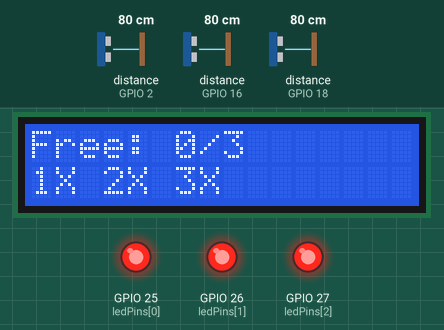
Bench run of a sketch on a simulated ESP32. On the bench: 16×2 character LCD, output pins drawn as LEDs (lit = HIGH). Wiring (from diagram.json): 3 × ultrasonic range finder: trigger GPIO 5, echo GPIO 18 / trigger GPIO 4, echo GPIO 2 / trigger GPIO 17, echo GPIO 16. The inputs (shaded band) are chosen by the test bench; at power-on: distance to the obstacle (sensors on GPIO 2, GPIO 16, GPIO 18) 80 cm. The echo pulse lasts 58.3 µs per cm; pins used as bus, display or sensor lines are not drawn; what the sketch prints to the serial monitor is not drawn.

Above: at 3.2 s.
3.3 s: distance to the obstacle (sensor on GPIO 2) set to 97 cm
5.3 s: distance to the obstacle (sensor on GPIO 2) set to 105 cm
At 6.7 s:
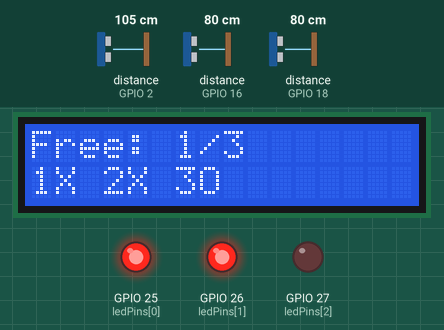
7.7 s: distance to the obstacle (sensor on GPIO 16) set to 96 cm
9.5 s: distance to the obstacle (sensor on GPIO 16) set to 104 cm
At 10.7 s:
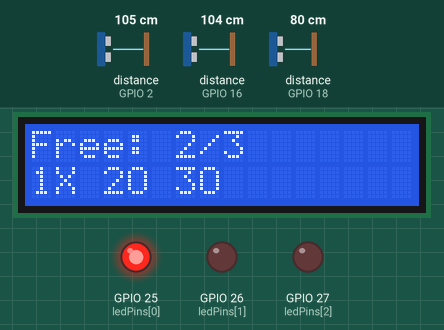
11.9 s: distance to the obstacle (sensor on GPIO 18) set to 97 cm
13.7 s: distance to the obstacle (sensor on GPIO 18) set to 106 cm
At 14.9 s:
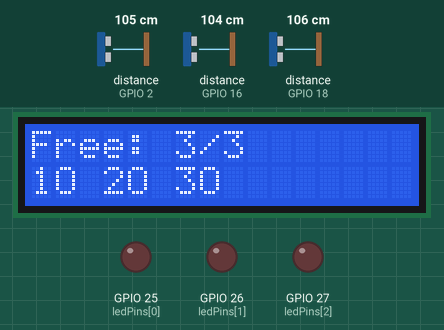
Timing chart, 0 to 16.7 s (numbered marks = the images above; inputs shaded):
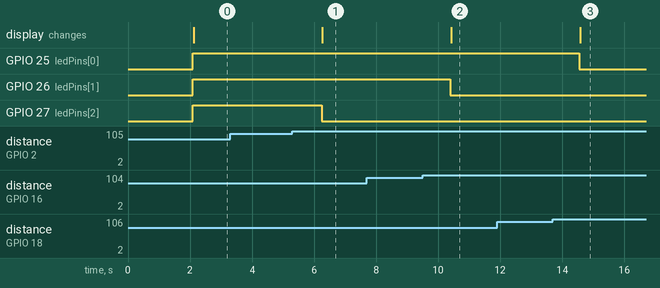

Measured:
- the behaviour switches between 100 and 101 cm on distance to the obstacle (sensor on GPIO 2) (found by bisection; images 0 and 1)
- the behaviour switches between 100 and 101 cm on distance to the obstacle (sensor on GPIO 16) (found by bisection; images 1 and 2)
- the behaviour switches between 100 and 101 cm on distance to the obstacle (sensor on GPIO 18) (found by bisection; images 2 and 3)
- after the input at 3.3 s, every drawn part: stays the same
- after the input at 5.3 s, GPIO 27 (ledPins[2]): HIGH → LOW after 0.95 s; the display: changes after 0.97 s (image 1)
- after the input at 7.7 s, every drawn part: stays the same
- after the input at 9.5 s, GPIO 26 (ledPins[1]): HIGH → LOW after 0.89 s; the display: changes after 0.92 s (image 2)
- after the input at 11.9 s, every drawn part: stays the same
- after the input at 13.7 s, GPIO 25 (ledPins[0]): HIGH → LOW after 0.85 s; the display: changes after 0.88 s (image 3)

The sketch:

sketch.ino
```cpp
#include <Wire.h>
#include <LiquidCrystal_I2C.h>

LiquidCrystal_I2C lcd(0x27, 16, 2);

const int trigPins[3] = {5, 17, 4};
const int echoPins[3] = {18, 16, 2};

const int ledPins[3] = {25, 26, 27};

bool occupied[3];

const int MAX_DISTANCE = 100;

float getDistance(int trigPin, int echoPin) {

  digitalWrite(trigPin, LOW);
  delayMicroseconds(2);

  digitalWrite(trigPin, HIGH);
  delayMicroseconds(10);

  digitalWrite(trigPin, LOW);

  long duration = pulseIn(echoPin, HIGH, 30000);

  if (duration == 0) {
    return 999;
  }

  return duration * 0.0343 / 2;
}

void setup() {

  Serial.begin(115200);

  lcd.init();
  lcd.backlight();

  for (int i = 0; i < 3; i++) {

    pinMode(trigPins[i], OUTPUT);
    pinMode(echoPins[i], INPUT);

    pinMode(ledPins[i], OUTPUT);
  }

  lcd.setCursor(0, 0);
  lcd.print("SMART PARKING");

  delay(2000);

  lcd.clear();
}

void loop() {

  int freePlaces = 0;

  for (int i = 0; i < 3; i++) {

    float distance = getDistance(
      trigPins[i],
      echoPins[i]
    );

    occupied[i] = distance < MAX_DISTANCE;

    digitalWrite(
      ledPins[i],
      occupied[i] ? HIGH : LOW
    );

    if (!occupied[i]) {
      freePlaces++;
    }

    Serial.print("Place ");
    Serial.print(i + 1);
    Serial.print(": ");

    if (occupied[i]) {
      Serial.println("OCCUPIED");
    } else {
      Serial.println("FREE");
    }
  }

  lcd.clear();

  lcd.setCursor(0, 0);
  lcd.print("Free: ");
  lcd.print(freePlaces);
  lcd.print("/3");

  lcd.setCursor(0, 1);

  for (int i = 0; i < 3; i++) {

    lcd.print(i + 1);

    if (occupied[i]) {
      lcd.print("X ");
    } else {
      lcd.print("O ");
    }
  }

  delay(1000);
}
```
